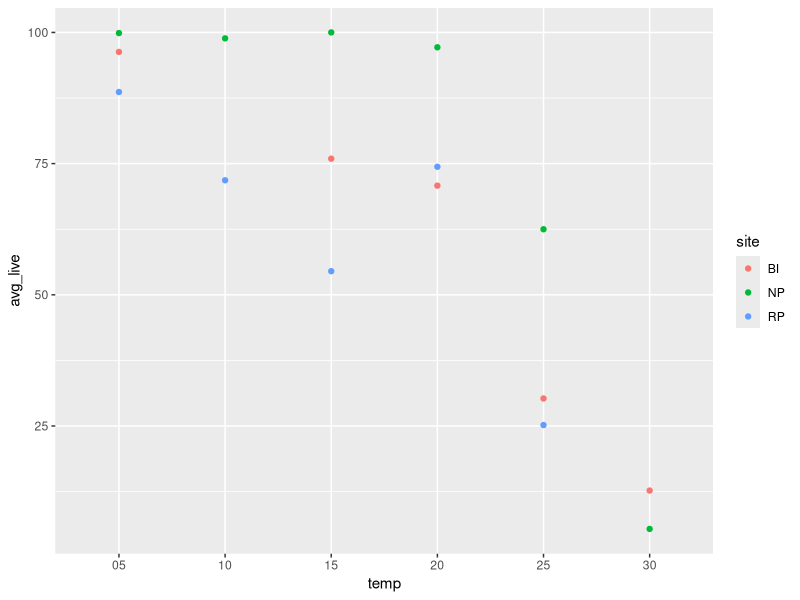
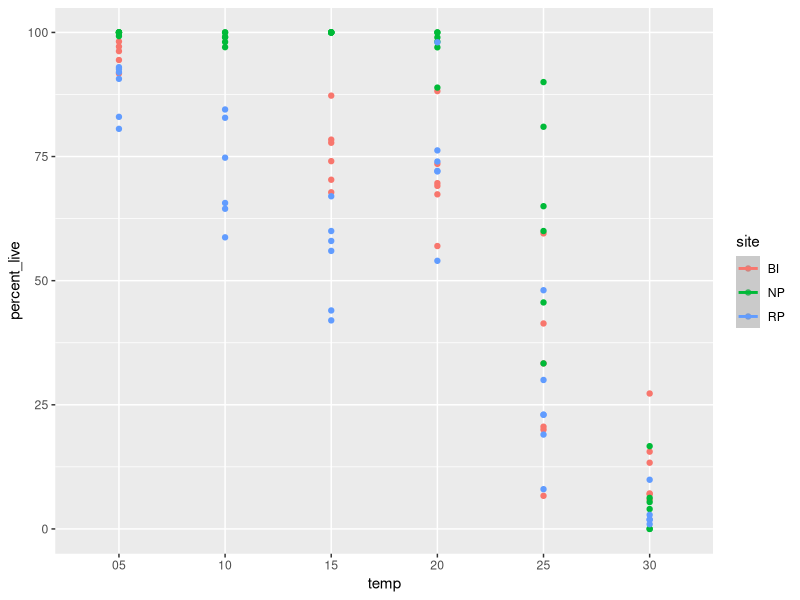
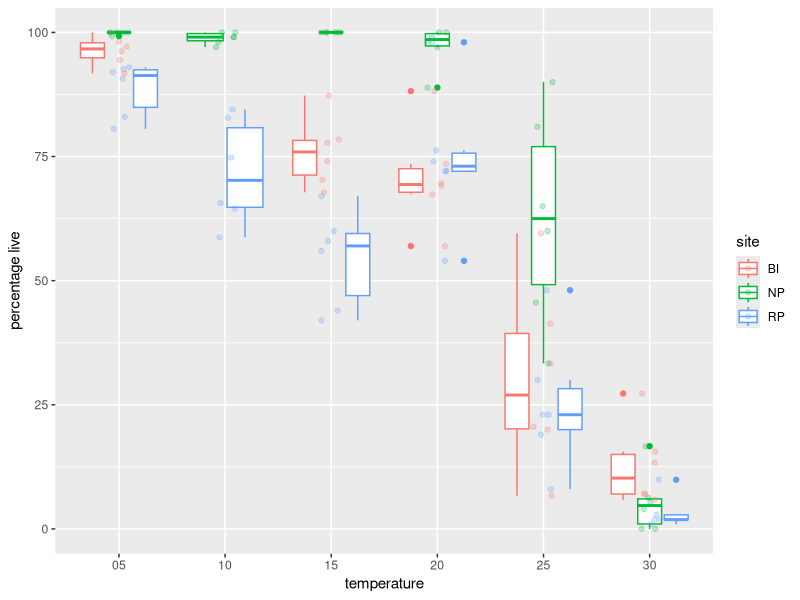
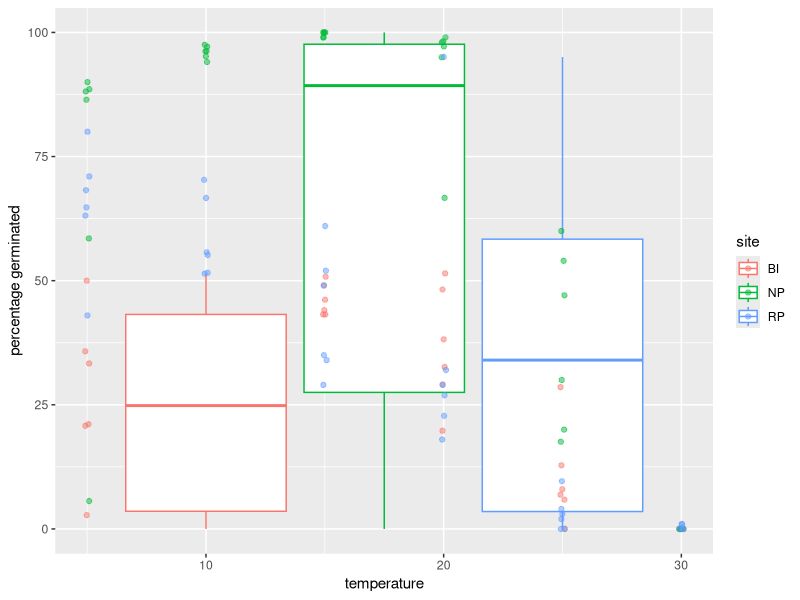
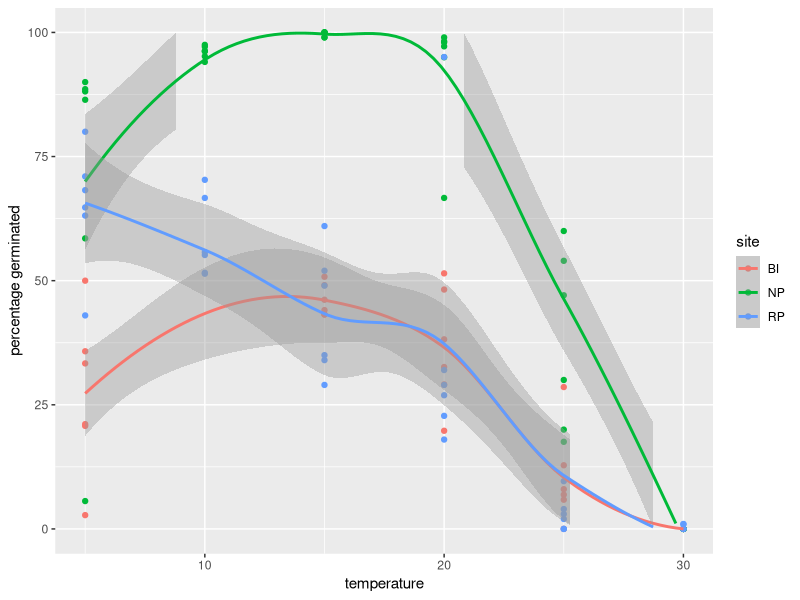
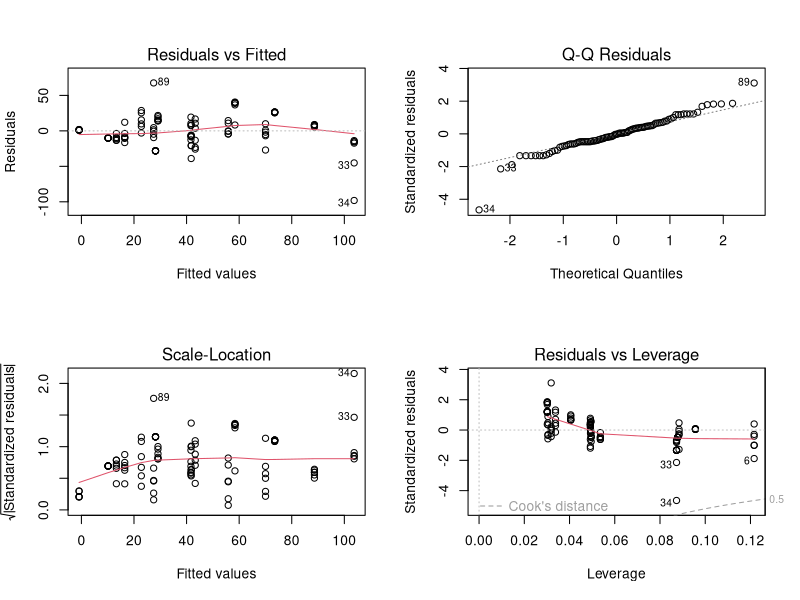

Write the R code that produced these figures, in order.

# Data cleaning  ----------------------------------------------------------

# load packages
library(tidyverse)

# read in data
counts <- read_csv("./data_raw/germination_counts.csv")

# separate slides into site, temp and replicate columns
counts <- counts %>% 
  rename(sample = slide) %>% 
  separate(sample, into = c("site", "temperature"), sep = 2, remove = FALSE) %>% 
  separate(temperature, into = c("temp", "replicate"), sep = "_") %>% 
  mutate(dead = (dead + tufts), 
         total = (dead + germinated + ungerminated)) %>% 
  select(-tufts)

survival <- counts %>% 
  select(site, temp, replicate, dead, total) %>% 
  mutate(percent_live = (((total - dead) / total))*100) %>% 
  group_by(site, temp) %>% 
  summarise(avg_live = mean(percent_live))

germination <- counts %>% 
  select(-notes) %>% 
  mutate(percent_germ = (germinated / total)*100) %>% 
  mutate(percent_ungerm = (ungerminated / total)*100) %>% 
  na.omit() %>% 
  mutate(temp = as.integer(temp))



# Playing around with subsetting data -------------------------------------

sub <- counts %>% 
  filter(total >=50) %>% 
  mutate(other = ungerminated + dead) %>% 
  select(sample, germinated, other) %>% 
  na.omit()
  
#initialize dataframe
dum <- as.data.frame(matrix(0, ncol = 2, nrow = nrow(sub)))
names(dum) <- c("germinated", "other")

for(i in 1:nrow(sub)) {
  test <- (c(rep("germinated", sub[i,2]), rep("ungerminated", sub[i,3]))) # making a list of germinated and ungerminated that exists in each sample
  test2 <- sample(test, size = 50, replace = FALSE, prob = NULL) # sampling from each 50 times
  test3 <- as.data.frame(table(test2)) # create dataframe with above results 
  if(test3[1,1] == "germinated") { # trying to store above results in a dataframe 
    dum[i,1] <- test3[1,2] 
    dum[i,2] <- test3[2,2]
  } else 
    dum[i,2] <- test3[1,2] 
}

dum$sample <- sub$sample
dum$number <- c(rep(50, nrow(dum)))
sub$number <- c(rep(100, nrow(dum)))

test <- full_join(sub, dum)
test[is.na(test)] <- 0

test <- test %>% 
  mutate(percent_germ = germinated / (germinated + other)) %>%
  separate(sample, into = c("site", "temperature"), sep = 2, remove = FALSE) %>% 
  separate(temperature, into = c("temp", "replicate"), sep = "_") 

anova(lm(data = test, percent_germ ~ site * temp * number))

test100 <- test %>% 
  filter(number == 100) 
  
test50 <- test %>% 
  filter(number == 50)

anova(lm(data = test100, percent_germ ~ site * temp))
anova(lm(data = test50, percent_germ ~ site * temp))

dog <- test %>% 
  group_by(sample) %>% 
  summarise(max_germ = max(percent_germ), min_germ = min(percent_germ)) 

t.test(dog$max_germ, dog$min_germ)

# Plots - Survival -------------------------------------------------------------------


# plotting survival with averages as a scatterplot
ggplot(data = survival, aes(x = temp, y = avg_live, color = site)) + geom_point()

# plotting survival without averages as a scatterplot
survival <- counts %>% 
  select(site, temp, replicate, dead, total) %>% 
  mutate(percent_live = (((total - dead) / total))*100) %>% 
  na.omit()

ggplot(data = survival, aes(x = temp, y = percent_live, color = site)) + geom_point() + 
  geom_smooth()

# raw date with boxplots
ggplot(data = survival, aes(x = temp, y = percent_live, color = site)) + 
  geom_boxplot() + 
  geom_jitter(position = position_jitter(width = 0.1, height = 0), alpha = 1/4) + 
  xlab("temperature") + 
  ylab("percentage live")

length(unique(counts$slide)) == length(counts$slide)
sum((survival$site == "BI") & (survival$temp == "30"))
sum(survival$site == "RP")
sum(survival$site == "NP")

counts$slide[duplicated(counts$slide)]

counts$slide == "NP20_05"
counts$slide == "RP10_05"


# Plots - Germination  ------------------------------------------------------------


# plotting percent germination of all zygotes

ggplot(data = germination, aes(x = temp, y = percent_germ, color = site)) + 
  geom_boxplot() + 
  geom_jitter(position = position_jitter(width = 0.1, height = 0), alpha = 1/2) + 
  xlab("temperature") + 
  ylab("percentage germinated") + 
  scale_y_continuous(limits = c(0, 100))

ggplot(data = germination, aes(x = temp, y = percent_germ, color = site)) + 
  geom_point() + 
  xlab("temperature") + 
  ylab("percentage germinated") + 
  geom_smooth(lwd = 1, se = TRUE, method = "loess") + 
  scale_y_continuous(limits = c(0, 100))

# Models ------------------------------------------------------------------

mod1 <- lm(germination$percent_germ ~ germination$temp * germination$site)
par(mfrow = c(2,2))
plot(mod1)

summary(mod1)
anova(mod1)
